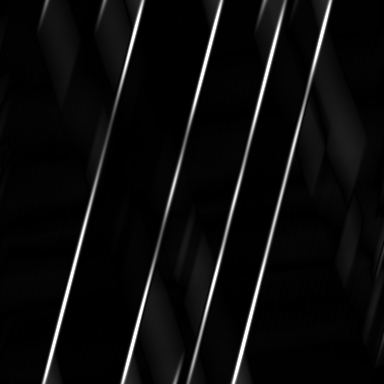
#> input picture ImageResults/EX10_Result.png, 384 x 384 px, given in place of whitenoise.png, which was not available
$ python Ex02.py   (older library calls are emulated)
#> lines starting #> are read from the running program, lines starting #| are printed output that depends on the picture
### Mod_ImageViewer/__init__.py
import cv2
#import numpy as np  ->  only used if we modify pixels manually

#Read image from filename
def readImage(filename):
#> called with filename = 'Images/whitenoise.png'
    return cv2.imread(filename)
#> returned value is the input picture: shape (384, 384, 3); min 0, max 255, mean 12.1

def writeImage(filename, image):
    cv2.imwrite(filename, image)
    return

#Show an image and destroy after key press
# [4 lines left out: function showImage, not called in this run]

def showDoubleImage(imagename1, imagename2, image1, image2):
    cv2.imshow(imagename1,image1)
    cv2.imshow(imagename2, image2)
    cv2.waitKey(0)
    return

#Convert an image to grayscale
def convertToGrayscale(image):
    return cv2.cvtColor(image, cv2.COLOR_BGR2GRAY)

#Create a binary image with given factor as threshold percentage
def thresholdGrayscale(imageIn, thresholdFactor):
    retval, imageOut = cv2.threshold(imageIn, round(thresholdFactor*255), 255, cv2.THRESH_BINARY)
    return imageOut

#Define the window to view the images
def start(windowName):
    cv2.namedWindow(windowName, flags=cv2.WINDOW_AUTOSIZE)

#Destroy all created windows
def end():
    cv2.destroyAllWindows()
    return

### Mod_Filters/__init__.py
import cv2
import numpy as np

#Gaussian Blur
def gaussianBlur(image, gaussianKernelSizeWidth, gaussianKernelSizeHeight, sigma):
#> called with gaussianKernelSizeWidth = 0, gaussianKernelSizeHeight = 0, sigma = 3
    return cv2.GaussianBlur(image,(gaussianKernelSizeWidth, gaussianKernelSizeHeight), sigma,cv2.BORDER_DEFAULT)
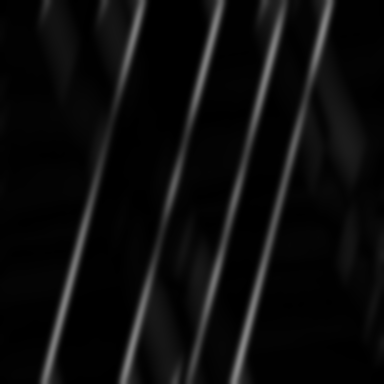
#> returned value: shape (384, 384, 3); min 0, max 134, mean 12.1

#Median Blur
def medianBlur(image, medianKernelSize):
    return cv2.medianBlur(image, medianKernelSize)

#Sharpen Image
# [21 lines left out: functions sharpen, sobelGradient, sobelFull, not called in this run]

#Custom kernel filter
def customFilter(image, kernel):
    return cv2.filter2D(image, -1, np.asarray(kernel), (len(kernel)-1, len(kernel)-1))

### Ex02.py
from Mod_ImageViewer import *
from Mod_Filters import gaussianBlur

#EX 2 -----------------------------------------------------
windowname1 = 'regular window'
windowname2 = 'blurred window'
start(windowname1)
start(windowname2)

image1 = readImage('Images/whitenoise.png')
image2 = gaussianBlur(image1, 0, 0, 3)

showDoubleImage(windowname1, windowname2, image1, image2)

writeImage('ImageResults/EX2_Result.png', image2)

end()

$ run again, on ImageResults/EX3_Result.png
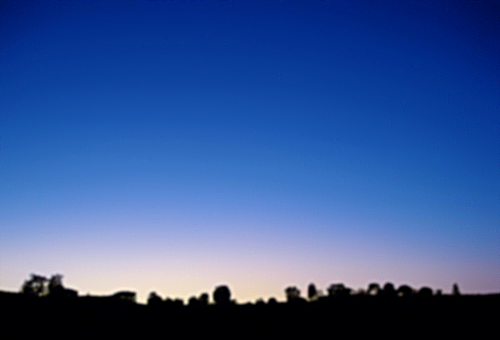
#> input picture ImageResults/EX3_Result.png, 500 x 340 px, given in place of whitenoise.png, which was not available
#> in readImage, returned value is the input picture: shape (340, 500, 3); mean B, G, R 150.4, 87.4, 54.9
#> in gaussianBlur, `return cv2.GaussianBlur(image,(gaussianKernelSizeWidth, gaussianKernel..`:
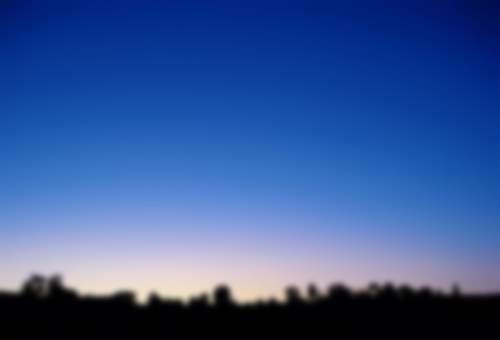
#> returned value: shape (340, 500, 3); mean of channels 0, 1, 2 150.4, 87.4, 54.9; drawn as B, G, R
